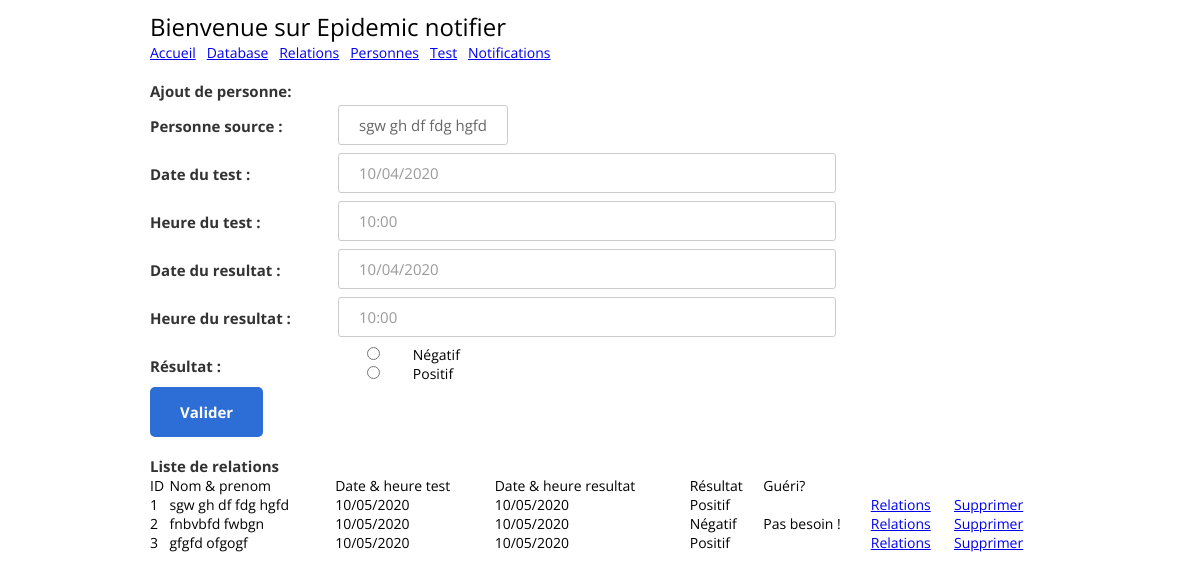
The app's page /tests?personne=1 with its own data.
### tables this page shows
CREATE TABLE "personnes" (
	"id"	integer,
	"nom"	text,
	"prenom"	text,
	"date_naiss"	text,
	"num_telephone"	text,
	"email"	text,
	"suspect"	text,
	"gueri"	TEXT,
	PRIMARY KEY("id"),
	UNIQUE("nom","prenom","date_naiss")
);

CREATE TABLE tests (
            id integer PRIMARY KEY,    
            personne_id integer,
            date_test string,
            heure_test string,
            date_resultat string,
            heure_resultat string,
            resultat int
            );

### app.py (the view)
@app.route("/tests", methods=["GET"])
def home_test():
    personne_id = request.args.get("personne")
    personne = Personne().get_one(personne_id) if personne_id is not None else None
    tests = Test().get_all()
    return render_template("test.html", personne=personne, tests=tests)

### treatment/db/personne.py (called while the page is built)
    def get_one(self, id_):
        self.cur.execute("SELECT  * FROM personnes WHERE id=? ORDER BY id ASC", str(id_))
        row = self.cur.fetchone()
        if (row != None):
            return RPersonne(str(row[0]), row[1], row[2], row[3], row[4], row[5], row[6])
        return None

### treatment/db/test.py (called while the page is built)
    def get_all(self):
        r = ("SELECT t.id, p.id, p.nom, p.prenom, p.suspect, t.date_test, t.heure_test, t.date_resultat, t.heure_resultat, t.resultat "
            "FROM tests t "
            "JOIN personnes p ON p.id = t.personne_id "
            "ORDER BY t.id ASC")
        self.cur.execute(r)
        rows = self.cur.fetchall()
        return [RTest(row[0], row[1], row[2], row[3], row[4], row[5], row[6], row[7], row[8], str(row[9])) for row in rows]

### templates/test.html (shortened to what this page needs)
<!DOCTYPE html>
<html>
  <head>
    {% include 'inc/header.html' %}
  </head>
  <body>
    <div class="page-wrapper bg-dark p-t-100 p-b-50">
      <div class="wrapper wrapper--w900">
        <form action="/tests" method="POST" onsubmit="return validate_form_test();">
          <div class="card card-6">
            <div class="card-heading">
              {% include 'inc/header_menu.html' %}
            </div>
            {% if personne %}
              <div class="card-body">
                <div class="label-row">Ajout de personne: </div>
                <div class="form-row">
                  <div class="name">Personne source : </div>
                  <div  class="input--style-6">{{ personne.nom + ' '+ personne.prenom }}
                  </div>
                </div>
                <div class="form-row">
                  <div class="name">Date du test : </div>
                  <div class="value">
                    <input class="input--style-6" type="text" id="date_test" name="date_test" value="" placeholder="10/04/2020" autocomplete="false"/>
                  </div>
                </div>
                <div class="form-row">
                  <div class="name">Heure du test : </div>
                  <div class="value">
                    <input class="input--style-6" type="text" id="heure_test" name="heure_test" value="" placeholder="10:00" autocomplete="false"/>
                  </div>
                </div>
                <div class="form-row">
                  <div class="name">Date du resultat : </div>
                  <div class="value">
                    <input class="input--style-6" type="text" id="date_resultat" name="date_resultat" value="" placeholder="10/04/2020" autocomplete="false"/>
                  </div>
                </div>
                <div class="form-row">
                  <div class="name">Heure du resultat : </div>
                  <div class="value">
                    <input class="input--style-6" type="text" id="heure_resultat" name="heure_resultat" value="" placeholder="10:00" autocomplete="false"/>
                  </div>
                </div>
                <div class="form-row">
                  <div class="name">Résultat : </div>
                  <div class="value">
                    <input style="width:10%;" type="radio" id="resultat" name="resultat" value="0"> Négatif <br/>
                    <input style="width:10%;" type="radio" id="resultat" name="resultat" value="1"> Positif
                  </div>
                </div>
              </div>
              {% endif %}
          </div>
          {% if personne %}
          <div class="card-footer">
            <button class="btn btn--radius-2 btn--blue-2" id="btnvalid_test" value="Valider" type="submit">Valider</button>
          </div>
          {% endif %}
        </form>
        <br/>
        <div class="card card-6">
          <div class="card-body">
            <div class="label-row">Liste de relations</div>
            <table width="100%">
              <thead>
                <td>ID</td>
                <td>Nom & prenom</td>
                <td>Date & heure test</td>
                <td>Date & heure resultat</td>
                <td>Résultat</td>
                <td>Gu&eacute;ri?</td>
                <td></td>
                <td></td>
              </thead>
              <tbody>
                {% if tests %}
                  {% for r in tests %}
                    <tr>
                      <td>{{ r.id }}</td>
                      <td>{{ r.p_nom + ' ' + r.p_prenom }}</td>
                      <td>{{ r.date_test + ' ' + r.heure_test }}</td>
                      <td>{{ r.date_resultat + ' ' + r.heure_resultat }}</td>
                      <td>
                        {% if r.date_resultat %}
                          {% if r.resultat == '1' %} Positif
                          {% else %} Négatif
                          {% endif %}
                        {% endif %}
                      </td>
                      <td>
                        {% if r.date_resultat %}
                          {% if r.resultat == '1' %}
                            {% if r.p_gueri == '' or r.p_gueri == None %} <a href="personnes/guerison/{{ r.p_id }}">Gu&eacute;rison</a>
                            {% else %} {{ r.p_gueri }}
                            {% endif %}
                          {% else %} Pas besoin !
                          {% endif %}
                        {% endif %}
                      </td>
                      <td><a href="crp?personne={{ r.p_id }}">Relations</a></td>
                      <td><a href="javascript:;" onclick="javascript:confirm_delete('tests/delete/{{ r.id }}');">Supprimer</a></td>
                    </tr>
                  {% endfor %}
                {% else %}
                  <tr><td colspan="8">No result!</td></tr>
                {% endif %}
              </tbody>
            </table>
          </div>
        </div>
      </div>
    </div>
  </body>
</html>

### static/css/main.css (style rules this page uses)
.label-row { color: #333; font-size: 15px; font-weight: 700; }
.form-row { display: -webkit-box; display: -webkit-flex; display: -moz-box; display: -ms-flexbox; display: flex; -webkit-flex-wrap: wrap; -ms-flex-wrap: wrap; flex-wrap: wrap; -webkit-box-align: start; -webkit-align-items: flex-start; -moz-box-align: start; -ms-flex-align: start; align-items: flex-start; padding: 4px 0px; }
.form-row .name { width: 188px; color: #333; font-size: 15px; font-weight: 700; margin-top: 11px; }
.form-row .value { width: -webkit-calc(100% - 188px); width: -moz-calc(100% - 188px); width: calc(100% - 188px); }
html { -webkit-box-sizing: border-box; -moz-box-sizing: border-box; box-sizing: border-box; }
* { padding: 0; margin: 0; }
*, *:before, *:after { -webkit-box-sizing: inherit; -moz-box-sizing: inherit; box-sizing: inherit; }
body, h1, h2, h3, h4, h5, h6, blockquote, p, pre, dl, dd, ol, ul, figure, hr, fieldset, legend { margin: 0; padding: 0; }
table { border-collapse: collapse; border-spacing: 0; }
button { outline: none; background: none; border: none; }
.page-wrapper { min-height: 100vh; }
body { font-family: "Open Sans", "Arial", "Helvetica Neue", sans-serif; font-weight: 400; font-size: 14px; }
.p-t-100 { padding-top: 10px; }
.p-b-50 { padding-bottom: 50px; }
.wrapper { margin: 0 auto; }
.wrapper--w900 { max-width: 900px; }
.btn { display: inline-block; line-height: 50px; padding: 0 30px; -webkit-transition: all 0.4s ease; -o-transition: all 0.4s ease; -moz-transition: all 0.4s ease; transition: all 0.4s ease; cursor: pointer; font-size: 15px; text-transform: capitalize; font-weight: 700; color: #fff; font-family: inherit; }
.btn--radius-2 { -webkit-border-radius: 5px; -moz-border-radius: 5px; border-radius: 5px; }
.btn--blue-2 { background: #2c6ed5; }
input, textarea { outline: none; margin: 0; border: none; -webkit-box-shadow: none; -moz-box-shadow: none; box-shadow: none; width: 70%; font-size: 14px; font-family: inherit; }
.input--style-6, .textarea--style-6 { background: transparent; line-height: 38px; border: 1px solid #cccccc; -webkit-border-radius: 3px; -moz-border-radius: 3px; border-radius: 3px; color: #666; font-size: 15px; -webkit-transition: all 0.4s ease; -o-transition: all 0.4s ease; -moz-transition: all 0.4s ease; transition: all 0.4s ease; padding: 0 20px; }
.card { -webkit-border-radius: 3px; -moz-border-radius: 3px; border-radius: 3px; background: #fff; }
.card-6 { background: transparent; }
.card-6 .card-heading { background: transparent; }
.card-6 .card-body { background: #fff; position: relative; border-bottom: none; padding-bottom: 0; -webkit-border-top-left-radius: 3px; -moz-border-radius-topleft: 3px; border-top-left-radius: 3px; -webkit-border-top-right-radius: 3px; -moz-border-radius-topright: 3px; border-top-right-radius: 3px; }
.card-6 .card-body:before { bottom: 100%; left: 75px; border: solid transparent; content: ""; height: 0; width: 0; position: absolute; pointer-events: none; border-color: rgba(255, 255, 255, 0); border-bottom-color: #fff; border-width: 10px; }

### records on screen
personnes: nom+prenom "sgw gh df fdg hgfd"
tests: id "1", prenom "sgw gh df fdg hgfd", date_test+heure_test "10/05/2020", date_resultat+heure_resultat "10/05/2020", resultat "Positif"
tests: id "2", prenom "fnbvbfd fwbgn", date_test+heure_test "10/05/2020", date_resultat+heure_resultat "10/05/2020", resultat "Négatif"
tests: id "3", prenom "gfgfd ofgogf", date_test+heure_test "10/05/2020", date_resultat+heure_resultat "10/05/2020", resultat "Positif"
